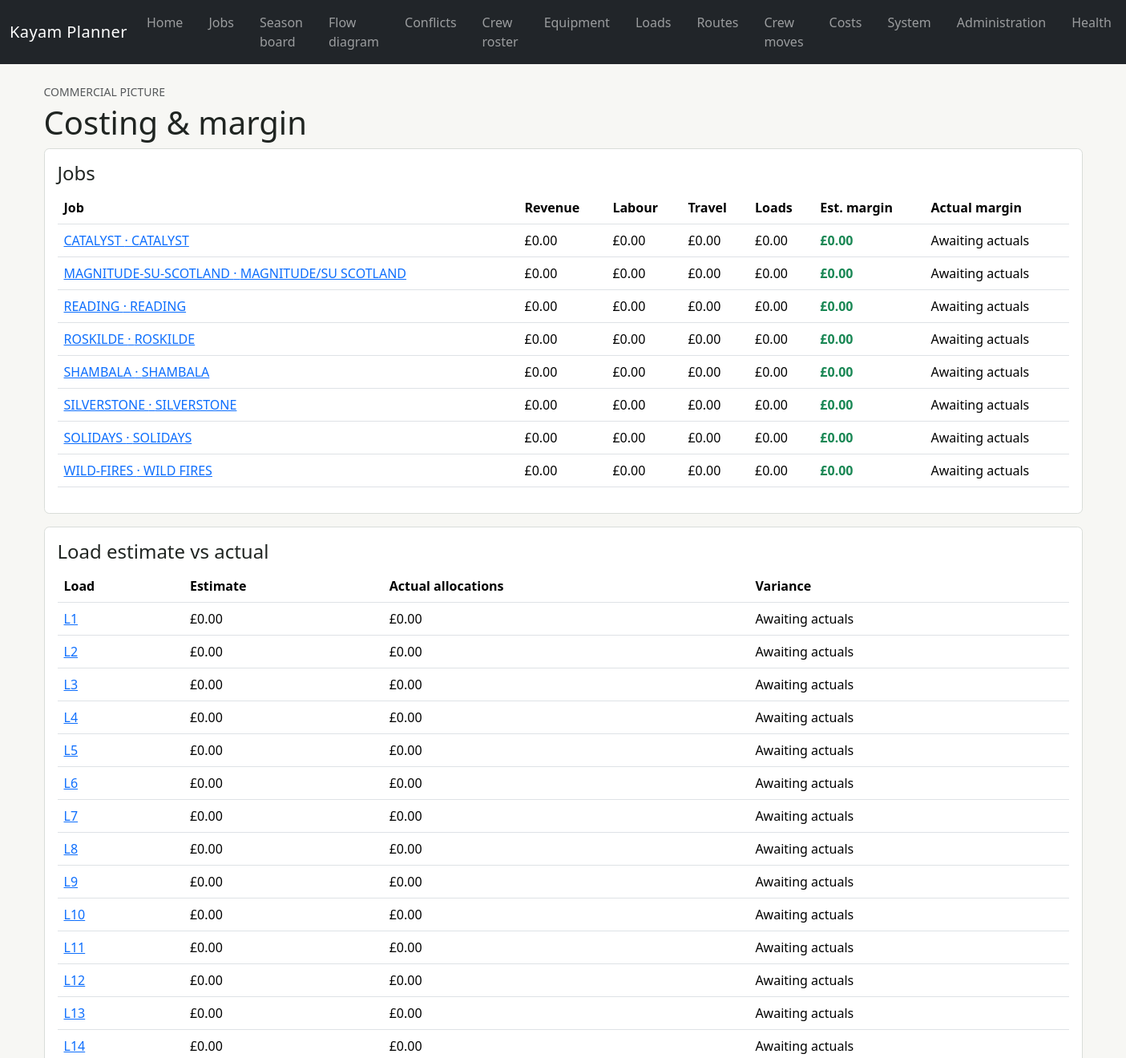
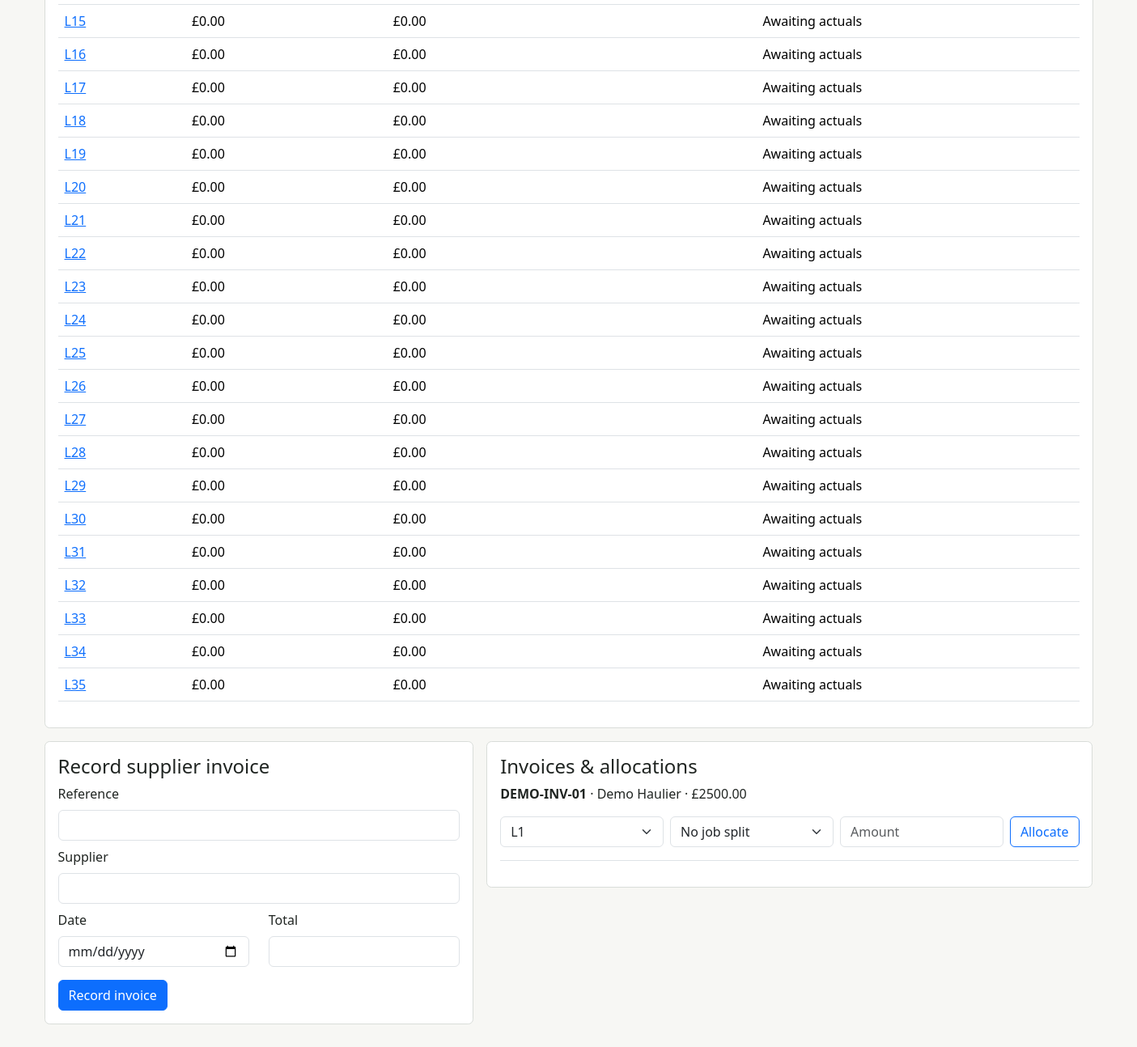
/costs, run on the app's committed database (2 pictures, top to bottom).
### app/models/jobs.py (models this page shows, shortened)
class Job(Base):
    __tablename__ = "jobs"
    __table_args__ = (
        CheckConstraint(
            "confidence_percent IS NULL OR confidence_percent BETWEEN 0 AND 100",
            name="confidence_range",
        ),
        CheckConstraint("contract_revenue >= 0", name="contract_revenue_nonnegative"),
        CheckConstraint(
            "site_clear_by IS NULL OR site_access_at IS NULL OR site_clear_by >= site_access_at",
            name="clear_after_access",
        ),
    )
    id: Mapped[int] = mapped_column(primary_key=True)
    job_code: Mapped[str] = mapped_column(String(50), unique=True, index=True)
    name: Mapped[str] = mapped_column(String(200), index=True)
    customer_name: Mapped[str] = mapped_column(String(200))
    location_id: Mapped[int] = mapped_column(ForeignKey("locations.id"), index=True)
    commercial_status: Mapped[CommercialStatus] = mapped_column(
        Enum(CommercialStatus, native_enum=False, length=30),
        default=CommercialStatus.ENQUIRY,
        index=True,
    )
    planning_status: Mapped[PlanningStatus] = mapped_column(
        Enum(PlanningStatus, native_enum=False, length=30),
        default=PlanningStatus.NOT_PLANNED,
        index=True,
    )
    confidence_percent: Mapped[int | None] = mapped_column(Integer)
    contract_revenue: Mapped[Decimal] = mapped_column(Numeric(14, 2), default=0)
    currency: Mapped[str] = mapped_column(String(3), default="GBP")
    site_access_at: Mapped[datetime | None] = mapped_column(AwareDateTime(), index=True)
    site_clear_by: Mapped[datetime | None] = mapped_column(AwareDateTime())
    maintenance_cover_required: Mapped[bool] = mapped_column(Boolean, default=False)
    catering_arrangement: Mapped[str | None] = mapped_column(Text)
    accommodation_arrangement: Mapped[str | None] = mapped_column(Text)
    ground_type: Mapped[str | None] = mapped_column(String(100))
    build_scope: Mapped[str | None] = mapped_column(Text)
    strike_scope: Mapped[str | None] = mapped_column(Text)
    operational_notes: Mapped[str | None] = mapped_column(Text)
    commercial_notes: Mapped[str | None] = mapped_column(Text)
    deposit_received_at: Mapped[datetime | None] = mapped_column(AwareDateTime())
    confirmed_at: Mapped[datetime | None] = mapped_column(AwareDateTime())
    cancelled_at: Mapped[datetime | None] = mapped_column(AwareDateTime())
    created_at: Mapped[datetime] = mapped_column(AwareDateTime(), default=utc_now)
    updated_at: Mapped[datetime] = mapped_column(AwareDateTime(), default=utc_now, onupdate=utc_now)
    location: Mapped[Location] = relationship()
    tent_requirements: Mapped[list[JobTentRequirement]] = relationship(
        back_populates="job", cascade="all, delete-orphan"
    )
    equipment_requirements: Mapped[list[JobEquipmentRequirement]] = relationship(
        back_populates="job", cascade="all, delete-orphan"
    )
    phases: Mapped[list[JobPhase]] = relationship(
        back_populates="job", cascade="all, delete-orphan"
    )
    local_crew_bookings: Mapped[list[LocalCrewBooking]] = relationship(
        back_populates="job", cascade="all, delete-orphan"
    )

### app/models/logistics.py (models this page shows, shortened)
class Load(Base):
    __tablename__ = "loads"
    __table_args__ = (
        UniqueConstraint("equipment_movement_id", "load_number"),
        CheckConstraint("load_number > 0", name="load_number_positive"),
        CheckConstraint("estimated_cost >= 0", name="estimated_cost_nonnegative"),
        CheckConstraint("actual_cost >= 0", name="actual_cost_nonnegative"),
    )
    id: Mapped[int] = mapped_column(primary_key=True)
    equipment_movement_id: Mapped[int] = mapped_column(
        ForeignKey("equipment_movements.id", ondelete="CASCADE"), index=True
    )
    load_number: Mapped[int] = mapped_column(Integer)
    lorry_id: Mapped[int | None] = mapped_column(ForeignKey("lorries.id"))
    lorry_type_id: Mapped[int] = mapped_column(ForeignKey("lorry_types.id"))
    status: Mapped[LoadStatus] = mapped_column(
        Enum(LoadStatus, native_enum=False, length=20), default=LoadStatus.DRAFT, index=True
    )
    planned_departure_at: Mapped[datetime | None] = mapped_column(AwareDateTime())
    planned_arrival_at: Mapped[datetime | None] = mapped_column(AwareDateTime())
    actual_departure_at: Mapped[datetime | None] = mapped_column(AwareDateTime())
    actual_arrival_at: Mapped[datetime | None] = mapped_column(AwareDateTime())
    driver_name: Mapped[str | None] = mapped_column(String(150))
    estimated_distance_km: Mapped[Decimal] = mapped_column(Numeric(12, 2), default=0)
    estimated_cost: Mapped[Decimal] = mapped_column(Numeric(14, 2), default=0)
    estimate_source: Mapped[EstimateSource] = mapped_column(
        Enum(EstimateSource, native_enum=False, length=20), default=EstimateSource.CALCULATED
    )
    actual_cost: Mapped[Decimal] = mapped_column(Numeric(14, 2), default=0)
    locked: Mapped[bool] = mapped_column(Boolean, default=False)
    notes: Mapped[str | None] = mapped_column(Text)
    movement: Mapped[EquipmentMovement] = relationship(back_populates="loads")
    lorry: Mapped[Lorry | None] = relationship()
    lorry_type: Mapped[LorryType] = relationship()
    items: Mapped[list[LoadItem]] = relationship(
        back_populates="load", cascade="all, delete-orphan"
    )

### app/models/costing.py (models this page shows)
class SupplierInvoice(Base):
    __tablename__ = "supplier_invoices"
    __table_args__ = (
        UniqueConstraint("supplier_reference"),
        CheckConstraint("total_amount >= 0", name="total_nonnegative"),
    )
    id: Mapped[int] = mapped_column(primary_key=True)
    supplier_reference: Mapped[str] = mapped_column(String(100), unique=True, index=True)
    haulier_id: Mapped[int | None] = mapped_column(ForeignKey("hauliers.id"))
    supplier_name: Mapped[str] = mapped_column(String(200))
    invoice_date: Mapped[date] = mapped_column(Date)
    currency: Mapped[str] = mapped_column(String(3), default="GBP")
    total_amount: Mapped[Decimal] = mapped_column(Numeric(14, 2))
    received_at: Mapped[datetime | None] = mapped_column(AwareDateTime())
    notes: Mapped[str | None] = mapped_column(Text)
    haulier: Mapped[Haulier | None] = relationship()
    allocations: Mapped[list[LoadCostAllocation]] = relationship(
        back_populates="invoice", cascade="all, delete-orphan"
    )

### app/routes/costing.py (the view)
@router.get("/costs", response_class=HTMLResponse)
def costs_page(request: Request, session: SessionDependency) -> HTMLResponse:
    jobs = session.scalars(select(Job).order_by(Job.site_access_at)).all()
    loads = session.scalars(select(Load).order_by(Load.id)).all()
    service = CostingService(session)
    return templates.TemplateResponse(
        request=request,
        name="costing/index.html",
        context={
            "jobs": jobs,
            "summaries": {job.id: service.job_summary(job) for job in jobs},
            "invoices": session.scalars(
                select(SupplierInvoice).order_by(SupplierInvoice.invoice_date.desc())
            ).all(),
            "loads": loads,
            "load_actuals": {load.id: service.load_actual_cost(load.id) for load in loads},
            "load_variances": {load.id: service.load_variance(load) for load in loads},
            "categories": CostCategory,
        },
    )

### app/templates/costing/index.html
{% extends "base.html" %}{% block title %}Costs · Kayam Planner{% endblock %}{% block content %}<p class="text-uppercase text-muted small mb-1">Commercial picture</p><h1>Costing &amp; margin</h1>
<section class="planning-section"><h2 class="h4">Jobs</h2><div class="table-responsive"><table class="table"><thead><tr><th>Job</th><th>Revenue</th><th>Labour</th><th>Travel</th><th>Loads</th><th>Est. margin</th><th>Actual margin</th></tr></thead><tbody>{% for job in jobs %}{% set item = summaries[job.id] %}<tr><td><a href="/jobs/{{ job.id }}">{{ job.job_code }} · {{ job.name }}</a></td><td>£{{ '%.2f'|format(item.revenue) }}</td><td>£{{ '%.2f'|format(item.labour_estimate) }}</td><td>£{{ '%.2f'|format(item.travel_estimate) }}</td><td>£{{ '%.2f'|format(item.load_estimate) }}</td><td class="{{ 'text-danger' if item.estimated_margin < 0 else 'text-success' }}"><strong>£{{ '%.2f'|format(item.estimated_margin) }}</strong></td><td>{{ '£%.2f'|format(item.actual_margin) if item.actual_margin is not none else 'Awaiting actuals' }}</td></tr>{% else %}<tr><td colspan="7">No jobs yet.</td></tr>{% endfor %}</tbody></table></div></section>
<section class="planning-section"><h2 class="h4">Load estimate vs actual</h2><table class="table"><thead><tr><th>Load</th><th>Estimate</th><th>Actual allocations</th><th>Variance</th></tr></thead><tbody>{% for load in loads %}<tr><td><a href="/loads/{{ load.id }}">{{ load.display_code }}</a></td><td>£{{ '%.2f'|format(load.estimated_cost) }}</td><td>£{{ '%.2f'|format(load_actuals[load.id]) }}</td><td>{% if load_variances[load.id] is not none %}£{{ '%.2f'|format(load_variances[load.id]) }}{% else %}Awaiting actuals{% endif %}</td></tr>{% else %}<tr><td colspan="4">No loads yet.</td></tr>{% endfor %}</tbody></table></section>
<div class="row g-3"><div class="col-lg-5"><form class="planning-section" method="post" action="/costs/invoices"><h2 class="h4">Record supplier invoice</h2><label class="form-label">Reference</label><input class="form-control mb-2" name="supplier_reference" required><label class="form-label">Supplier</label><input class="form-control mb-2" name="supplier_name" required><div class="row"><div class="col"><label class="form-label">Date</label><input class="form-control" type="date" name="invoice_date" required></div><div class="col"><label class="form-label">Total</label><input class="form-control" type="number" min="0" step="0.01" name="total_amount" required></div></div><button class="btn btn-primary mt-3">Record invoice</button></form></div><div class="col-lg-7"><section class="planning-section"><h2 class="h4">Invoices &amp; allocations</h2>{% for invoice in invoices %}<div class="border-bottom pb-3 mb-3"><strong>{{ invoice.supplier_reference }}</strong> · {{ invoice.supplier_name }} · £{{ invoice.total_amount }}<ul>{% for allocation in invoice.allocations %}<li>{{ allocation.load.display_code }}{% if allocation.job %} → {{ allocation.job.job_code }}{% endif %}: £{{ allocation.allocated_amount }}</li>{% endfor %}</ul><form method="post" action="/costs/invoices/{{ invoice.id }}/allocate" class="row g-2"><div class="col"><select class="form-select" name="load_id">{% for load in loads %}<option value="{{ load.id }}">{{ load.display_code }}</option>{% endfor %}</select></div><div class="col"><select class="form-select" name="job_id"><option value="">No job split</option>{% for job in jobs %}<option value="{{ job.id }}">{{ job.job_code }}</option>{% endfor %}</select></div><div class="col"><input class="form-control" type="number" min="0" step="0.01" name="allocated_amount" placeholder="Amount" required></div><div class="col-auto"><input type="hidden" name="category" value="haulage"><button class="btn btn-outline-primary">Allocate</button></div></form></div>{% else %}<p>No invoices recorded.</p>{% endfor %}</section></div></div>{% endblock %}

### app/static/css/app.css (style rules this page uses)
:root { --kayam-focus: #f3b61f; }
body { background: #f7f7f4; color: #202522; }
.form-section, .planning-section { background: #fff; border: 1px solid #d9ddd9; border-radius: 0.4rem; margin-bottom: 1rem; padding: 1rem; }

### data on the page
Job: job_code "CATALYST", name "CATALYST", revenue "0.00", labour_estimate "0.00", travel_estimate "0.00", load_estimate "0.00", estimated_margin "0.00", actual_margin "Awaiting actuals"
Job: job_code "MAGNITUDE-SU-SCOTLAND", name "MAGNITUDE/SU SCOTLAND", revenue "0.00", labour_estimate "0.00", travel_estimate "0.00", load_estimate "0.00", estimated_margin "0.00", actual_margin "Awaiting actuals"
Job: job_code "READING", name "READING", revenue "0.00", labour_estimate "0.00", travel_estimate "0.00", load_estimate "0.00", estimated_margin "0.00", actual_margin "Awaiting actuals"
Job: job_code "ROSKILDE", name "ROSKILDE", revenue "0.00", labour_estimate "0.00", travel_estimate "0.00", load_estimate "0.00", estimated_margin "0.00", actual_margin "Awaiting actuals"
Job: job_code "SHAMBALA", name "SHAMBALA", revenue "0.00", labour_estimate "0.00", travel_estimate "0.00", load_estimate "0.00", estimated_margin "0.00", actual_margin "Awaiting actuals"
Job: job_code "SILVERSTONE", name "SILVERSTONE", revenue "0.00", labour_estimate "0.00", travel_estimate "0.00", load_estimate "0.00", estimated_margin "0.00", actual_margin "Awaiting actuals"
Job: job_code "SOLIDAYS", name "SOLIDAYS", revenue "0.00", labour_estimate "0.00", travel_estimate "0.00", load_estimate "0.00", estimated_margin "0.00", actual_margin "Awaiting actuals"
Job: job_code "WILD-FIRES", name "WILD FIRES", revenue "0.00", labour_estimate "0.00", travel_estimate "0.00", load_estimate "0.00", estimated_margin "0.00", actual_margin "Awaiting actuals"
Load: display_code "L1", estimated_cost "0.00", load_actuals "0.00", shows "Awaiting actuals"
Load: display_code "L2", estimated_cost "0.00", load_actuals "0.00", shows "Awaiting actuals"
Load: display_code "L3", estimated_cost "0.00", load_actuals "0.00", shows "Awaiting actuals"
Load: display_code "L4", estimated_cost "0.00", load_actuals "0.00", shows "Awaiting actuals"
Load: display_code "L5", estimated_cost "0.00", load_actuals "0.00", shows "Awaiting actuals"
Load: display_code "L6", estimated_cost "0.00", load_actuals "0.00", shows "Awaiting actuals"
Load: display_code "L7", estimated_cost "0.00", load_actuals "0.00", shows "Awaiting actuals"
Load: display_code "L8", estimated_cost "0.00", load_actuals "0.00", shows "Awaiting actuals"
Load: display_code "L9", estimated_cost "0.00", load_actuals "0.00", shows "Awaiting actuals"
Load: display_code "L10", estimated_cost "0.00", load_actuals "0.00", shows "Awaiting actuals"
Load: display_code "L11", estimated_cost "0.00", load_actuals "0.00", shows "Awaiting actuals"
Load: display_code "L12", estimated_cost "0.00", load_actuals "0.00", shows "Awaiting actuals"
Load: display_code "L13", estimated_cost "0.00", load_actuals "0.00", shows "Awaiting actuals"
Load: display_code "L14", estimated_cost "0.00", load_actuals "0.00", shows "Awaiting actuals"
Load: display_code "L15", estimated_cost "0.00", load_actuals "0.00", shows "Awaiting actuals"
Load: display_code "L16", estimated_cost "0.00", load_actuals "0.00", shows "Awaiting actuals"
Load: display_code "L17", estimated_cost "0.00", load_actuals "0.00", shows "Awaiting actuals"
Load: display_code "L18", estimated_cost "0.00", load_actuals "0.00", shows "Awaiting actuals"
Load: display_code "L19", estimated_cost "0.00", load_actuals "0.00", shows "Awaiting actuals"
Load: display_code "L20", estimated_cost "0.00", load_actuals "0.00", shows "Awaiting actuals"
Load: display_code "L21", estimated_cost "0.00", load_actuals "0.00", shows "Awaiting actuals"
Load: display_code "L22", estimated_cost "0.00", load_actuals "0.00", shows "Awaiting actuals"
Load: display_code "L23", estimated_cost "0.00", load_actuals "0.00", shows "Awaiting actuals"
Load: display_code "L24", estimated_cost "0.00", load_actuals "0.00", shows "Awaiting actuals"
Load: display_code "L25", estimated_cost "0.00", load_actuals "0.00", shows "Awaiting actuals"
Load: display_code "L26", estimated_cost "0.00", load_actuals "0.00", shows "Awaiting actuals"
Load: display_code "L27", estimated_cost "0.00", load_actuals "0.00", shows "Awaiting actuals"
Load: display_code "L28", estimated_cost "0.00", load_actuals "0.00", shows "Awaiting actuals"
Load: display_code "L29", estimated_cost "0.00", load_actuals "0.00", shows "Awaiting actuals"
Load: display_code "L30", estimated_cost "0.00", load_actuals "0.00", shows "Awaiting actuals"
Load: display_code "L31", estimated_cost "0.00", load_actuals "0.00", shows "Awaiting actuals"
Load: display_code "L32", estimated_cost "0.00", load_actuals "0.00", shows "Awaiting actuals"
Load: display_code "L33", estimated_cost "0.00", load_actuals "0.00", shows "Awaiting actuals"
Load: display_code "L34", estimated_cost "0.00", load_actuals "0.00", shows "Awaiting actuals"
Load: display_code "L35", estimated_cost "0.00", load_actuals "0.00", shows "Awaiting actuals"
SupplierInvoice: supplier_reference "DEMO-INV-01", supplier_name "Demo Haulier", total_amount "2500.00"

### other printed values
form field load_id "L1"
